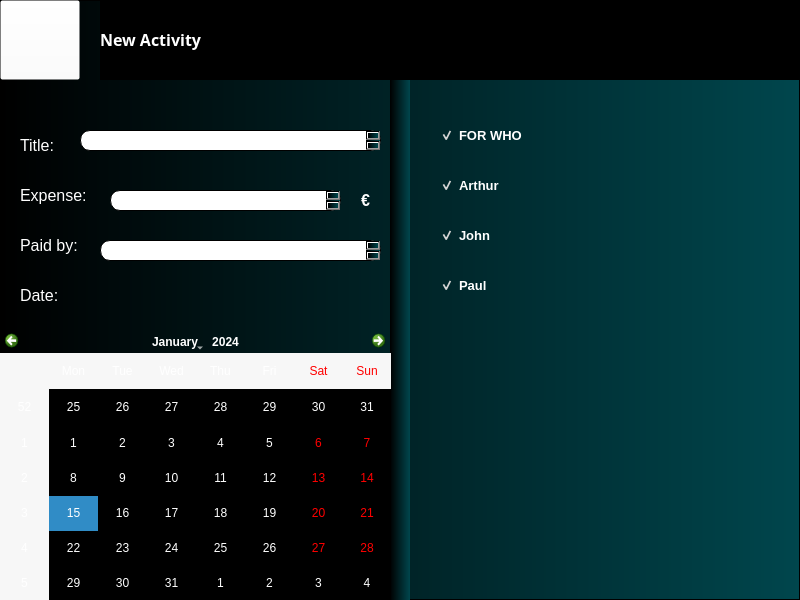
<?xml version="1.0" encoding="UTF-8"?>
<ui version="4.0">
 <class>MainWindow</class>
 <widget class="QMainWindow" name="MainWindow">
  <property name="geometry">
   <rect>
    <x>0</x>
    <y>0</y>
    <width>800</width>
    <height>600</height>
   </rect>
  </property>
  <property name="windowTitle">
   <string>ShareIt - Activities</string>
  </property>
  <widget class="QWidget" name="centralwidget">
   <layout class="QHBoxLayout" name="horizontalLayout">
    <property name="spacing">
     <number>0</number>
    </property>
    <property name="leftMargin">
     <number>0</number>
    </property>
    <property name="topMargin">
     <number>0</number>
    </property>
    <property name="rightMargin">
     <number>0</number>
    </property>
    <property name="bottomMargin">
     <number>0</number>
    </property>
    <item>
     <widget class="QFrame" name="frame">
      <property name="styleSheet">
       <string notr="true">background-color: qlineargradient(spread:pad, x1:0, y1:0, x2:1, y2:0, stop:0 rgba(0, 0, 0, 255), stop:1 rgb(0, 70, 77)) ;</string>
      </property>
      <property name="frameShape">
       <enum>QFrame::StyledPanel</enum>
      </property>
      <property name="frameShadow">
       <enum>QFrame::Raised</enum>
      </property>
      <widget class="QLabel" name="label">
       <property name="geometry">
        <rect>
         <x>100</x>
         <y>0</y>
         <width>700</width>
         <height>80</height>
        </rect>
       </property>
       <property name="font">
        <font>
         <family>Segoe Fluent Icons</family>
         <pointsize>16</pointsize>
        </font>
       </property>
       <property name="styleSheet">
        <string notr="true">background-color: rgb(0, 0, 0);
color: rgb(255, 255, 255);</string>
       </property>
       <property name="text">
        <string>&lt;html&gt;&lt;head/&gt;&lt;body&gt;&lt;p&gt;&lt;span style=&quot; font-size:12pt; font-weight:600;&quot;&gt;New Activity&lt;/span&gt;&lt;/p&gt;&lt;/body&gt;&lt;/html&gt;</string>
       </property>
      </widget>
      <widget class="QLabel" name="label_2">
       <property name="geometry">
        <rect>
         <x>390</x>
         <y>80</y>
         <width>20</width>
         <height>520</height>
        </rect>
       </property>
       <property name="text">
        <string/>
       </property>
      </widget>
      <widget class="QLabel" name="label_8">
       <property name="geometry">
        <rect>
         <x>20</x>
         <y>20</y>
         <width>40</width>
         <height>40</height>
        </rect>
       </property>
       <property name="font">
        <font>
         <family>Segoe Fluent Icons</family>
         <pointsize>16</pointsize>
        </font>
       </property>
       <property name="styleSheet">
        <string notr="true">background-color: rgba(0, 0, 0, 0);
color: rgb(255, 255, 255);</string>
       </property>
       <property name="text">
        <string/>
       </property>
       <property name="pixmap">
        <pixmap resource="vectors.qrc">:/arrow/left-arrow.png</pixmap>
       </property>
       <property name="scaledContents">
        <bool>true</bool>
       </property>
      </widget>
      <widget class="QPushButton" name="pushButton_7">
       <property name="geometry">
        <rect>
         <x>0</x>
         <y>0</y>
         <width>80</width>
         <height>80</height>
        </rect>
       </property>
       <property name="font">
        <font>
         <kerning>true</kerning>
        </font>
       </property>
       <property name="toolTip">
        <string>&lt;html&gt;&lt;head/&gt;&lt;body&gt;&lt;p&gt;&lt;span style=&quot; font-size:12pt;&quot;&gt;WG March&lt;/span&gt;&lt;/p&gt;&lt;p&gt;&lt;br/&gt;&lt;/p&gt;&lt;p&gt;WG Cost from March&lt;/p&gt;&lt;/body&gt;&lt;/html&gt;</string>
       </property>
       <property name="styleSheet">
        <string notr="true">QPushButton{
background-color: rgba(255, 255, 255, 0);
color: rgb(255, 255, 255);}
QPushButton:pressed {
background-color: qlineargradient(spread:pad, x1:0, y1:0, x2:1, y2:0, stop:0 rgba(255, 255, 255, 255), stop:1 rgb(0, 70, 77)) ;  }</string>
       </property>
       <property name="text">
        <string/>
       </property>
      </widget>
      <widget class="QLabel" name="label_3">
       <property name="geometry">
        <rect>
         <x>20</x>
         <y>130</y>
         <width>71</width>
         <height>31</height>
        </rect>
       </property>
       <property name="styleSheet">
        <string notr="true">background-color: rgba(255, 255, 255, 0);
color: rgb(255, 255, 255);</string>
       </property>
       <property name="text">
        <string>&lt;html&gt;&lt;head/&gt;&lt;body&gt;&lt;p&gt;&lt;span style=&quot; font-size:12pt;&quot;&gt;Title:&lt;/span&gt;&lt;/p&gt;&lt;/body&gt;&lt;/html&gt;</string>
       </property>
      </widget>
      <widget class="QLabel" name="label_4">
       <property name="geometry">
        <rect>
         <x>20</x>
         <y>180</y>
         <width>91</width>
         <height>31</height>
        </rect>
       </property>
       <property name="styleSheet">
        <string notr="true">background-color: rgba(255, 255, 255, 0);
color: rgb(255, 255, 255);</string>
       </property>
       <property name="text">
        <string>&lt;html&gt;&lt;head/&gt;&lt;body&gt;&lt;p&gt;&lt;span style=&quot; font-size:12pt;&quot;&gt;Expense:&lt;/span&gt;&lt;/p&gt;&lt;/body&gt;&lt;/html&gt;</string>
       </property>
      </widget>
      <widget class="QLabel" name="label_5">
       <property name="geometry">
        <rect>
         <x>20</x>
         <y>230</y>
         <width>71</width>
         <height>31</height>
        </rect>
       </property>
       <property name="styleSheet">
        <string notr="true">background-color: rgba(255, 255, 255, 0);
color: rgb(255, 255, 255);</string>
       </property>
       <property name="text">
        <string>&lt;html&gt;&lt;head/&gt;&lt;body&gt;&lt;p&gt;&lt;span style=&quot; font-size:12pt;&quot;&gt;Paid by:&lt;/span&gt;&lt;/p&gt;&lt;/body&gt;&lt;/html&gt;</string>
       </property>
      </widget>
      <widget class="QLabel" name="label_6">
       <property name="geometry">
        <rect>
         <x>20</x>
         <y>280</y>
         <width>71</width>
         <height>31</height>
        </rect>
       </property>
       <property name="styleSheet">
        <string notr="true">background-color: rgba(255, 255, 255, 0);
color: rgb(255, 255, 255);</string>
       </property>
       <property name="text">
        <string>&lt;html&gt;&lt;head/&gt;&lt;body&gt;&lt;p&gt;&lt;span style=&quot; font-size:12pt;&quot;&gt;Date:&lt;/span&gt;&lt;/p&gt;&lt;/body&gt;&lt;/html&gt;</string>
       </property>
      </widget>
      <widget class="QCalendarWidget" name="calendarWidget">
       <property name="geometry">
        <rect>
         <x>0</x>
         <y>330</y>
         <width>391</width>
         <height>271</height>
        </rect>
       </property>
       <property name="styleSheet">
        <string notr="true">background-color: rgba(255, 255, 255, 0);
color: rgb(255, 255, 255);</string>
       </property>
      </widget>
      <widget class="QTextEdit" name="userTextEdit">
       <property name="geometry">
        <rect>
         <x>80</x>
         <y>130</y>
         <width>301</width>
         <height>21</height>
        </rect>
       </property>
       <property name="font">
        <font>
         <pointsize>8</pointsize>
        </font>
       </property>
       <property name="styleSheet">
        <string notr="true">background-color: rgb(255, 255, 255);
border: 1px solid black; 
border-radius: 10px;</string>
       </property>
      </widget>
      <widget class="QTextEdit" name="userTextEdit_2">
       <property name="geometry">
        <rect>
         <x>110</x>
         <y>190</y>
         <width>231</width>
         <height>21</height>
        </rect>
       </property>
       <property name="font">
        <font>
         <pointsize>8</pointsize>
        </font>
       </property>
       <property name="styleSheet">
        <string notr="true">background-color: rgb(255, 255, 255);
border: 1px solid black; 
border-radius: 10px;</string>
       </property>
      </widget>
      <widget class="QTextEdit" name="userTextEdit_3">
       <property name="geometry">
        <rect>
         <x>100</x>
         <y>240</y>
         <width>281</width>
         <height>21</height>
        </rect>
       </property>
       <property name="font">
        <font>
         <pointsize>14</pointsize>
        </font>
       </property>
       <property name="styleSheet">
        <string notr="true">background-color: rgb(255, 255, 255);
border: 1px solid black; 
border-radius: 10px;</string>
       </property>
      </widget>
      <widget class="QLabel" name="label_7">
       <property name="geometry">
        <rect>
         <x>350</x>
         <y>180</y>
         <width>31</width>
         <height>41</height>
        </rect>
       </property>
       <property name="styleSheet">
        <string notr="true">background-color: rgba(255, 255, 255, 0);
color: rgb(255, 255, 255);</string>
       </property>
       <property name="text">
        <string>&lt;html&gt;&lt;head/&gt;&lt;body&gt;&lt;p align=&quot;center&quot;&gt;&lt;span style=&quot; font-size:12pt; font-weight:600;&quot;&gt;€&lt;/span&gt;&lt;/p&gt;&lt;/body&gt;&lt;/html&gt;</string>
       </property>
      </widget>
      <widget class="QCheckBox" name="checkBox">
       <property name="geometry">
        <rect>
         <x>440</x>
         <y>120</y>
         <width>281</width>
         <height>31</height>
        </rect>
       </property>
       <property name="font">
        <font>
         <family>Segoe UI</family>
         <pointsize>10</pointsize>
         <weight>75</weight>
         <bold>true</bold>
        </font>
       </property>
       <property name="styleSheet">
        <string notr="true">background-color: rgba(255, 255, 255, 0);
color: rgb(255, 255, 255);</string>
       </property>
       <property name="text">
        <string>FOR WHO</string>
       </property>
       <property name="checked">
        <bool>true</bool>
       </property>
      </widget>
      <widget class="QCheckBox" name="checkBox_2">
       <property name="geometry">
        <rect>
         <x>440</x>
         <y>170</y>
         <width>281</width>
         <height>31</height>
        </rect>
       </property>
       <property name="font">
        <font>
         <family>Segoe UI</family>
         <pointsize>10</pointsize>
         <weight>75</weight>
         <bold>true</bold>
        </font>
       </property>
       <property name="styleSheet">
        <string notr="true">background-color: rgba(255, 255, 255, 0);
color: rgb(255, 255, 255);</string>
       </property>
       <property name="text">
        <string>Arthur</string>
       </property>
       <property name="checked">
        <bool>true</bool>
       </property>
      </widget>
      <widget class="QCheckBox" name="checkBox_3">
       <property name="geometry">
        <rect>
         <x>440</x>
         <y>220</y>
         <width>281</width>
         <height>31</height>
        </rect>
       </property>
       <property name="font">
        <font>
         <family>Segoe UI</family>
         <pointsize>10</pointsize>
         <weight>75</weight>
         <bold>true</bold>
        </font>
       </property>
       <property name="styleSheet">
        <string notr="true">background-color: rgba(255, 255, 255, 0);
color: rgb(255, 255, 255);</string>
       </property>
       <property name="text">
        <string>John</string>
       </property>
       <property name="checked">
        <bool>true</bool>
       </property>
      </widget>
      <widget class="QCheckBox" name="checkBox_4">
       <property name="geometry">
        <rect>
         <x>440</x>
         <y>270</y>
         <width>281</width>
         <height>31</height>
        </rect>
       </property>
       <property name="font">
        <font>
         <family>Segoe UI</family>
         <pointsize>10</pointsize>
         <weight>75</weight>
         <bold>true</bold>
        </font>
       </property>
       <property name="styleSheet">
        <string notr="true">background-color: rgba(255, 255, 255, 0);
color: rgb(255, 255, 255);</string>
       </property>
       <property name="text">
        <string>Paul</string>
       </property>
       <property name="checked">
        <bool>true</bool>
       </property>
      </widget>
      <zorder>label_2</zorder>
      <zorder>label</zorder>
      <zorder>label_8</zorder>
      <zorder>pushButton_7</zorder>
      <zorder>label_3</zorder>
      <zorder>label_4</zorder>
      <zorder>label_5</zorder>
      <zorder>label_6</zorder>
      <zorder>calendarWidget</zorder>
      <zorder>userTextEdit</zorder>
      <zorder>userTextEdit_2</zorder>
      <zorder>userTextEdit_3</zorder>
      <zorder>label_7</zorder>
      <zorder>checkBox</zorder>
      <zorder>checkBox_2</zorder>
      <zorder>checkBox_3</zorder>
      <zorder>checkBox_4</zorder>
     </widget>
    </item>
   </layout>
  </widget>
 </widget>
 <resources>
  <include location="vectors.qrc"/>
 </resources>
 <connections/>
</ui>
